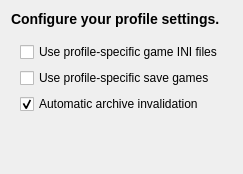
     <widget class="QWidget" name="page">
      <layout class="QVBoxLayout" name="verticalLayout_31">
       <item>
        <widget class="QWidget" name="widget_24" native="true">
         <layout class="QHBoxLayout" name="horizontalLayout_8">
          <property name="leftMargin">
           <number>0</number>
          </property>
          <property name="topMargin">
           <number>0</number>
          </property>
          <property name="rightMargin">
           <number>0</number>
          </property>
          <property name="bottomMargin">
           <number>0</number>
          </property>
          <item>
           <widget class="QLabel" name="profileSettingsLabel">
            <property name="text">
             <string>&lt;h3&gt;Configure your profile settings.&lt;/h3&gt;</string>
            </property>
            <property name="wordWrap">
             <bool>true</bool>
            </property>
           </widget>
          </item>
         </layout>
        </widget>
       </item>
       <item>
        <widget class="QWidget" name="widget_25" native="true">
         <layout class="QVBoxLayout" name="verticalLayout_28">
          <item>
           <widget class="QCheckBox" name="profileInisCheckbox">
            <property name="toolTip">
             <string extracomment="Enabling this will copy your game's INI files into each profile, which will override the default INI settings"/>
            </property>
            <property name="text">
             <string>Use profile-specific game INI files</string>
            </property>
           </widget>
          </item>
          <item>
           <widget class="QCheckBox" name="profileSavesCheckbox">
            <property name="toolTip">
             <string extracomment="Enabling this will redirect the game's save files into your active profile, allowing you to separate your saves between profiles"/>
            </property>
            <property name="text">
             <string>Use profile-specific save games</string>
            </property>
           </widget>
          </item>
          <item>
           <widget class="QCheckBox" name="archiveInvalidationCheckbox">
            <property name="toolTip">
             <string extracomment="Enabling this will allow MO2 to automatically run necessary INI edits or other steps to allow file overrides in the game."/>
            </property>
            <property name="text">
             <string>Automatic archive invalidation</string>
            </property>
            <property name="checked">
             <bool>true</bool>
            </property>
           </widget>
          </item>
          <item>
           <spacer name="verticalSpacer_7">
            <property name="orientation">
             <enum>Qt::Vertical</enum>
            </property>
            <property name="sizeHint" stdset="0">
             <size>
              <width>20</width>
              <height>40</height>
             </size>
            </property>
           </spacer>
          </item>
         </layout>
        </widget>
       </item>
      </layout>
     </widget>
